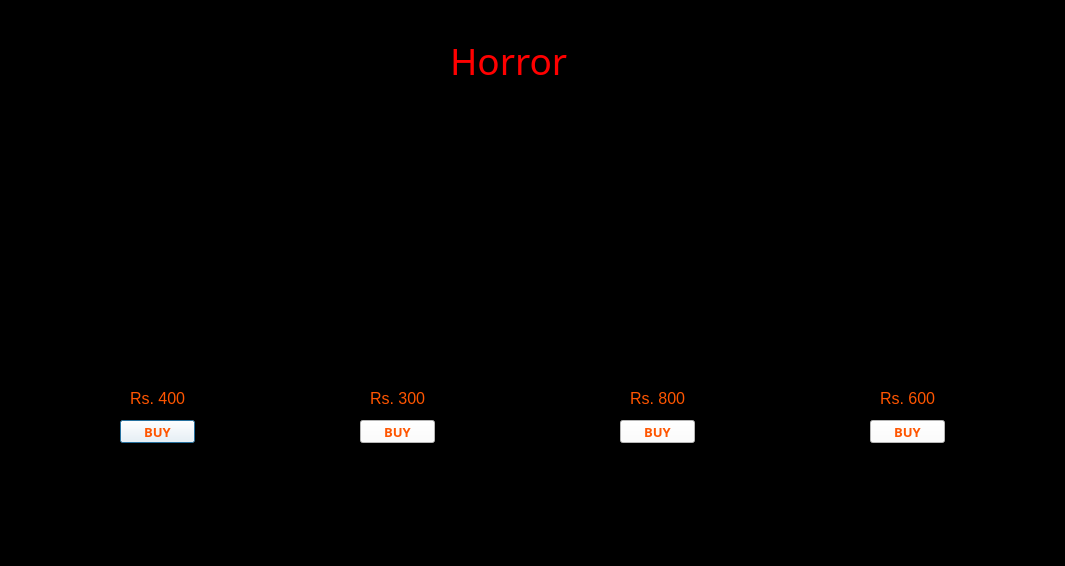
<?xml version="1.0" encoding="UTF-8"?>
<ui version="4.0">
 <class>home</class>
 <widget class="QDialog" name="home">
  <property name="geometry">
   <rect>
    <x>0</x>
    <y>0</y>
    <width>1065</width>
    <height>566</height>
   </rect>
  </property>
  <property name="windowTitle">
   <string>Dialog</string>
  </property>
  <property name="styleSheet">
   <string notr="true">background-color: rgb(0, 0, 0);</string>
  </property>
  <widget class="QLabel" name="label_2">
   <property name="geometry">
    <rect>
     <x>450</x>
     <y>30</y>
     <width>151</width>
     <height>61</height>
    </rect>
   </property>
   <property name="font">
    <font>
     <family>Lucida Calligraphy</family>
     <pointsize>28</pointsize>
    </font>
   </property>
   <property name="styleSheet">
    <string notr="true">color: rgb(225, 225, 225);
color: rgb(255, 0, 0);</string>
   </property>
   <property name="text">
    <string>Horror</string>
   </property>
  </widget>
  <widget class="QLabel" name="label_3">
   <property name="geometry">
    <rect>
     <x>70</x>
     <y>120</y>
     <width>171</width>
     <height>261</height>
    </rect>
   </property>
   <property name="styleSheet">
    <string notr="true">background-image: url(:/newPrefix/horror/h1.jpg);</string>
   </property>
   <property name="text">
    <string/>
   </property>
   <property name="pixmap">
    <pixmap>horror/h1.jpg</pixmap>
   </property>
   <property name="scaledContents">
    <bool>true</bool>
   </property>
  </widget>
  <widget class="QLabel" name="label_4">
   <property name="geometry">
    <rect>
     <x>310</x>
     <y>120</y>
     <width>181</width>
     <height>261</height>
    </rect>
   </property>
   <property name="styleSheet">
    <string notr="true">background-image: url(:/newPrefix/horror/h2.jpg);</string>
   </property>
   <property name="text">
    <string/>
   </property>
   <property name="pixmap">
    <pixmap>horror/h2.jpg</pixmap>
   </property>
   <property name="scaledContents">
    <bool>true</bool>
   </property>
  </widget>
  <widget class="QLabel" name="label_5">
   <property name="geometry">
    <rect>
     <x>570</x>
     <y>120</y>
     <width>181</width>
     <height>261</height>
    </rect>
   </property>
   <property name="styleSheet">
    <string notr="true">background-image: url(:/newPrefix/horror/h3.jpg);</string>
   </property>
   <property name="text">
    <string/>
   </property>
   <property name="pixmap">
    <pixmap>horror/h3.jpg</pixmap>
   </property>
   <property name="scaledContents">
    <bool>true</bool>
   </property>
  </widget>
  <widget class="QLabel" name="label_6">
   <property name="geometry">
    <rect>
     <x>820</x>
     <y>120</y>
     <width>171</width>
     <height>261</height>
    </rect>
   </property>
   <property name="styleSheet">
    <string notr="true">background-image: url(:/newPrefix/horror/h4.jpg);</string>
   </property>
   <property name="text">
    <string/>
   </property>
   <property name="pixmap">
    <pixmap>horror/h4.jpg</pixmap>
   </property>
   <property name="scaledContents">
    <bool>true</bool>
   </property>
  </widget>
  <widget class="QLabel" name="label">
   <property name="geometry">
    <rect>
     <x>130</x>
     <y>390</y>
     <width>61</width>
     <height>16</height>
    </rect>
   </property>
   <property name="font">
    <font>
     <pointsize>12</pointsize>
    </font>
   </property>
   <property name="styleSheet">
    <string notr="true">color: rgb(255, 85, 0);</string>
   </property>
   <property name="text">
    <string>Rs. 400</string>
   </property>
  </widget>
  <widget class="QLabel" name="label_7">
   <property name="geometry">
    <rect>
     <x>370</x>
     <y>390</y>
     <width>61</width>
     <height>16</height>
    </rect>
   </property>
   <property name="font">
    <font>
     <pointsize>12</pointsize>
    </font>
   </property>
   <property name="styleSheet">
    <string notr="true">color: rgb(255, 85, 0);</string>
   </property>
   <property name="text">
    <string>Rs. 300</string>
   </property>
  </widget>
  <widget class="QLabel" name="label_8">
   <property name="geometry">
    <rect>
     <x>630</x>
     <y>390</y>
     <width>61</width>
     <height>16</height>
    </rect>
   </property>
   <property name="font">
    <font>
     <pointsize>12</pointsize>
    </font>
   </property>
   <property name="styleSheet">
    <string notr="true">color: rgb(255, 85, 0);</string>
   </property>
   <property name="text">
    <string>Rs. 800</string>
   </property>
  </widget>
  <widget class="QLabel" name="label_9">
   <property name="geometry">
    <rect>
     <x>880</x>
     <y>390</y>
     <width>61</width>
     <height>16</height>
    </rect>
   </property>
   <property name="font">
    <font>
     <pointsize>12</pointsize>
    </font>
   </property>
   <property name="styleSheet">
    <string notr="true">color: rgb(255, 85, 0);</string>
   </property>
   <property name="text">
    <string>Rs. 600</string>
   </property>
  </widget>
  <widget class="QPushButton" name="h_buy_btn">
   <property name="geometry">
    <rect>
     <x>120</x>
     <y>420</y>
     <width>75</width>
     <height>23</height>
    </rect>
   </property>
   <property name="font">
    <font>
     <family>Arial Black</family>
     <pointsize>10</pointsize>
     <weight>75</weight>
     <bold>true</bold>
    </font>
   </property>
   <property name="styleSheet">
    <string notr="true">color: rgb(255, 85, 0);
background-color: rgb(255, 255, 255);</string>
   </property>
   <property name="text">
    <string>BUY</string>
   </property>
  </widget>
  <widget class="QPushButton" name="h_buy_btn_2">
   <property name="geometry">
    <rect>
     <x>360</x>
     <y>420</y>
     <width>75</width>
     <height>23</height>
    </rect>
   </property>
   <property name="font">
    <font>
     <family>Arial Black</family>
     <pointsize>10</pointsize>
     <weight>75</weight>
     <bold>true</bold>
    </font>
   </property>
   <property name="styleSheet">
    <string notr="true">color: rgb(255, 85, 0);
background-color: rgb(255, 255, 255);</string>
   </property>
   <property name="text">
    <string>BUY</string>
   </property>
  </widget>
  <widget class="QPushButton" name="h_buy_btn_3">
   <property name="geometry">
    <rect>
     <x>620</x>
     <y>420</y>
     <width>75</width>
     <height>23</height>
    </rect>
   </property>
   <property name="font">
    <font>
     <family>Arial Black</family>
     <pointsize>10</pointsize>
     <weight>75</weight>
     <bold>true</bold>
    </font>
   </property>
   <property name="styleSheet">
    <string notr="true">color: rgb(255, 85, 0);
background-color: rgb(255, 255, 255);</string>
   </property>
   <property name="text">
    <string>BUY</string>
   </property>
  </widget>
  <widget class="QPushButton" name="h_buy_btn_4">
   <property name="geometry">
    <rect>
     <x>870</x>
     <y>420</y>
     <width>75</width>
     <height>23</height>
    </rect>
   </property>
   <property name="font">
    <font>
     <family>Arial Black</family>
     <pointsize>10</pointsize>
     <weight>75</weight>
     <bold>true</bold>
    </font>
   </property>
   <property name="styleSheet">
    <string notr="true">color: rgb(255, 85, 0);
background-color: rgb(255, 255, 255);</string>
   </property>
   <property name="text">
    <string>BUY</string>
   </property>
  </widget>
 </widget>
 <resources>
  <include location="test1.qrc"/>
 </resources>
 <connections/>
</ui>
